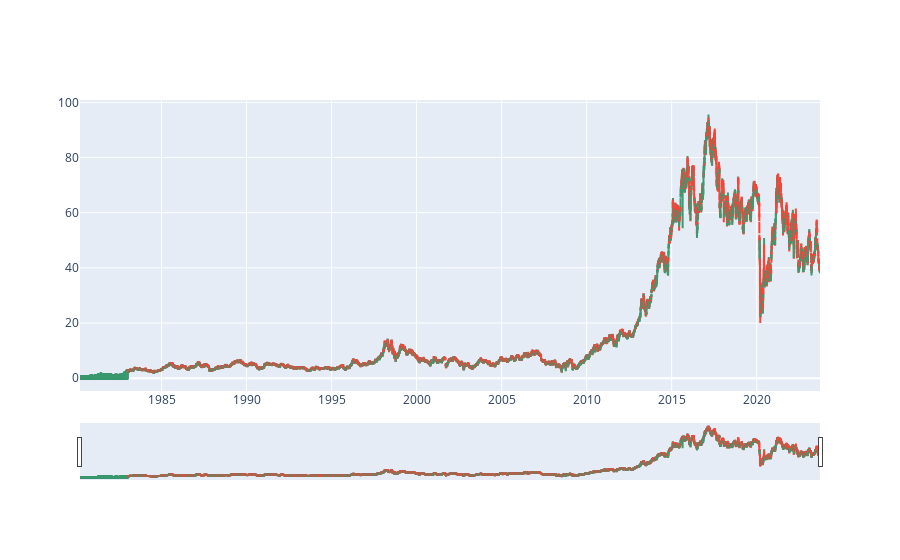

This figure's notebook cell:
### Code cell
plot_candle_stick(df)

### Figure 1 — Plotly figure (JSON) as saved in the notebook; plotly's stock layout.template omitted (floating-point values rounded to 4 significant figures; data arrays with more than 128 entries replaced by an {"elided": "..."} marker saying what was removed)
{"data": [{"close": {"elided": "10972 float values"}, "high": {"elided": "10972 float values"}, "low": {"elided": "10972 float values"}, "open": {"elided": "10972 float values"}, "type": "candlestick", "x": {"elided": "10972 str values"}}], "layout": {}}
